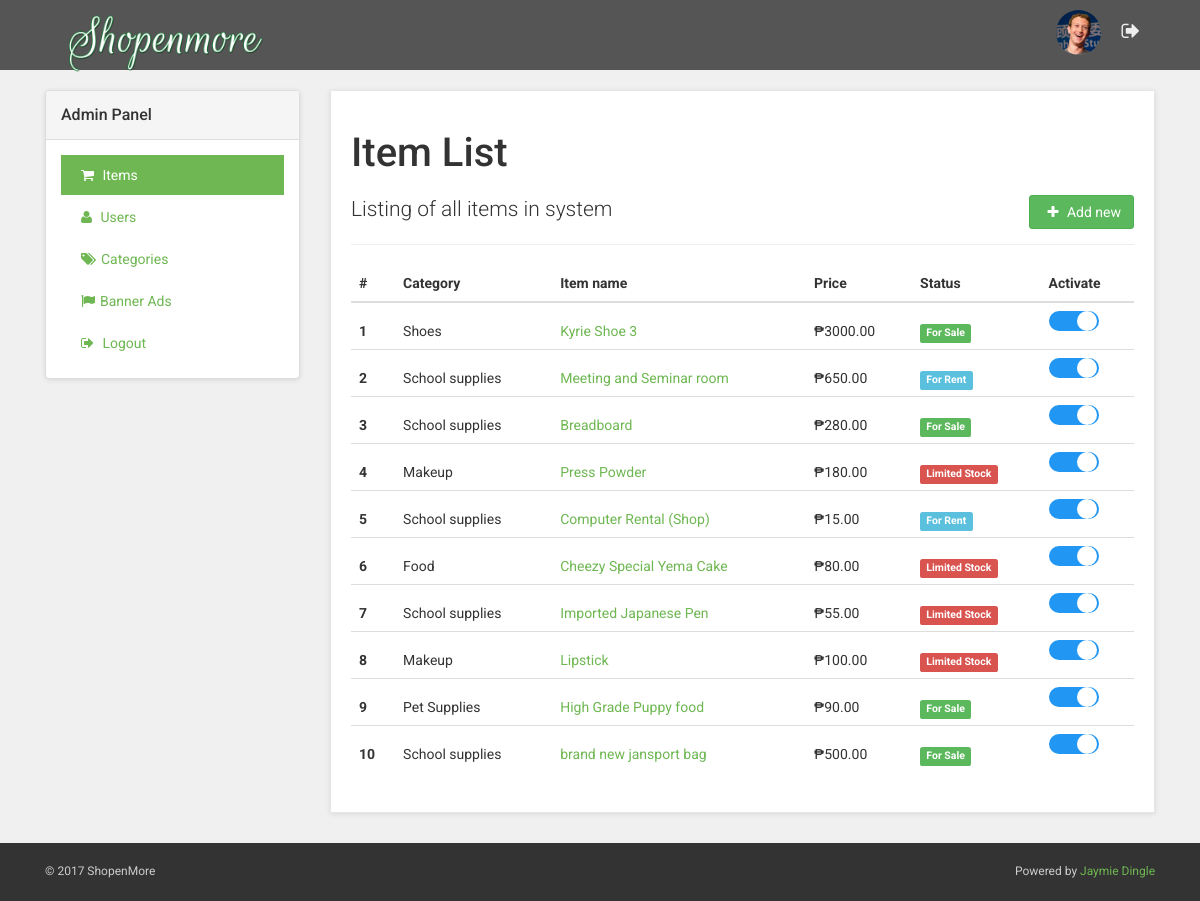
Page /admin/items.php (signed in) on the committed database.
### tables this page shows
CREATE TABLE `tb_user_role` (
  `id` int(11) NOT NULL,
  `name` varchar(50) NOT NULL,
  `theme` varchar(12) NOT NULL
);

CREATE TABLE `tb_items` (
  `id` int(11) NOT NULL,
  `user_id` int(11) NOT NULL,
  `item_category_id` int(11) NOT NULL,
  `name` varchar(100) NOT NULL,
  `price` double NOT NULL,
  `description` text NOT NULL,
  `date_posted` timestamp NOT NULL DEFAULT CURRENT_TIMESTAMP,
  `item_status_id` int(1) NOT NULL DEFAULT '0',
  `image_url` text NOT NULL,
  `is_active` tinyint(1) NOT NULL DEFAULT '1'
);

CREATE TABLE `tb_item_category` (
  `id` int(11) NOT NULL,
  `name` varchar(100) NOT NULL,
  `theme` text NOT NULL,
  `image_url` text NOT NULL,
  `is_active` tinyint(1) NOT NULL DEFAULT '1'
);

CREATE TABLE `tb_item_status` (
  `id` int(11) NOT NULL,
  `name` varchar(50) NOT NULL,
  `theme` text NOT NULL
);

CREATE TABLE `tb_site_info` (
  `id` int(11) NOT NULL,
  `title` varchar(50) NOT NULL,
  `tagline` text NOT NULL
);

### libs/meekrodb.2.3.class.php (called while the page is built, shortened)
<?php
class DB {
  protected static $mdb = null;
  public static function getMDB() {
    $mdb = DB::$mdb;
    if ($mdb === null) {
      $mdb = DB::$mdb = new MeekroDB();
    }
    $db_class_vars = get_class_vars('DB');
    return $mdb;
  }
  public static function query() { $args = func_get_args(); return call_user_func_array(array(DB::getMDB(), 'query'), $args); }
  public static function queryFirstRow() { $args = func_get_args(); return call_user_func_array(array(DB::getMDB(), 'queryFirstRow'), $args); }
  public static function queryFullColumns() { $args = func_get_args(); return call_user_func_array(array(DB::getMDB(), 'queryFullColumns'), $args); }
  public static function queryOneField() { $args = func_get_args(); return call_user_func_array(array(DB::getMDB(), 'queryOneField'), $args); }
}
class MeekroDB {
  public $dbName = '';
  public $user = '';
  public $password = '';
  public $host = 'localhost';
  public $port = null;
  public $encoding = 'latin1';
  public $param_char = '%';
  public $named_param_seperator = '_';
  public $connect_options = array(MYSQLI_OPT_CONNECT_TIMEOUT => 30);
  public $internal_mysql = null;
  public function __construct($host=null, $user=null, $password=null, $dbName=null, $port=null, $encoding=null) {
    if ($host === null) $host = DB::$host;
    if ($user === null) $user = DB::$user;
    if ($password === null) $password = DB::$password;
    if ($dbName === null) $dbName = DB::$dbName;
    if ($port === null) $port = DB::$port;
    if ($encoding === null) $encoding = DB::$encoding;
    $this->host = $host;
    $this->user = $user;
    $this->password = $password;
    $this->dbName = $dbName;
    $this->port = $port;
    $this->encoding = $encoding;
  }
  public function get() {
    $mysql = $this->internal_mysql;
    if (!($mysql instanceof MySQLi)) {
      if (! $this->port) $this->port = ini_get('mysqli.default_port');
      $mysql = new mysqli();
      foreach ($this->connect_options as $key => $value) {
        $mysql->options($key, $value);
      }
      $mysql->set_charset($this->encoding);
      $this->internal_mysql = $mysql;
    }
    return $mysql;
  }
  protected function preparseQueryParams() {
    $args = func_get_args();
    $sql = trim(strval(array_shift($args)));
    $args_all = $args;
    if (count($args_all) == 0) return array($sql);
    $param_char_length = strlen($this->param_char);
    $named_seperator_length = strlen($this->named_param_seperator);
    $types = array(
      $this->param_char . 'll',
      $this->param_char . 'ls',
      $this->param_char . 'l',
      $this->param_char . 'li',
      $this->param_char . 'ld',
      $this->param_char . 'lb',
      $this->param_char . 'lt',
      $this->param_char . 's',
      $this->param_char . 'i',
      $this->param_char . 'd',
      $this->param_char . 'b',
      $this->param_char . 't',
      $this->param_char . '?',
      $this->param_char . 'ss'
    );
    $posList = array();
    foreach ($types as $type) {
      $lastPos = 0;
      while (($pos = strpos($sql, $type, $lastPos)) !== false) {
        $lastPos = $pos + 1;
        $posList[$pos] = $type;
      }
    }
    ksort($posList);
    $chunkyQuery = array();
    $pos_adj = 0;
    foreach ($posList as $pos => $type) {
      $type = substr($type, $param_char_length);
      $length_type = strlen($type) + $param_char_length;
      $new_pos = $pos + $pos_adj;
      $new_pos_back = $new_pos + $length_type;
      $arg_number_length = 0;
      if ($arg_number_length = strspn($sql, '0123456789', $new_pos_back)) {
        $arg_number = substr($sql, $new_pos_back, $arg_number_length);
        if (! array_key_exists($arg_number, $args_all)) $this->nonSQLError("Non existent argument reference (arg $arg_number): $sql");
        $arg = $args_all[$arg_number];
      } else {
        $arg = array_shift($args);
      }
      if ($new_pos > 0) $chunkyQuery[] = substr($sql, 0, $new_pos);
      if (is_object($arg) && ($arg instanceof WhereClause)) {
        list($clause_sql, $clause_args) = $arg->textAndArgs();
        array_unshift($clause_args, $clause_sql);
        $preparsed_sql = call_user_func_array(array($this, 'preparseQueryParams'), $clause_args);
        $chunkyQuery = array_merge($chunkyQuery, $preparsed_sql);
      } else {
        $chunkyQuery[] = array('type' => $type, 'value' => $arg);
      }
      $sql = substr($sql, $new_pos_back + $arg_number_length);
      $pos_adj -= $new_pos_back + $arg_number_length;
    }
    return $chunkyQuery;
  }
  protected function escape($str) { return "'" . $this->get()->real_escape_string(strval($str)) . "'"; }
  protected function parseQueryParams() {
    $args = func_get_args();
    $chunkyQuery = call_user_func_array(array($this, 'preparseQueryParams'), $args);
    $query = '';
    $array_types = array('ls', 'li', 'ld', 'lb', 'll', 'lt');
    foreach ($chunkyQuery as $chunk) {
      if (is_string($chunk)) {
        $query .= $chunk;
        continue;
      }
      $type = $chunk['type'];
      $arg = $chunk['value'];
      $result = '';
      if ($type != '?') {
        $is_array_type = in_array($type, $array_types, true);
      }
      if ($type == 's') $result = $this->escape($arg);
      $query .= $result;
    }
    return $query;
  }
  protected function prependCall($function, $args, $prepend) { array_unshift($args, $prepend); return call_user_func_array($function, $args); }
  public function query() { $args = func_get_args(); return $this->prependCall(array($this, 'queryHelper'), $args, 'assoc'); }
  public function queryFullColumns() { $args = func_get_args(); return $this->prependCall(array($this, 'queryHelper'), $args, 'full'); }
  protected function queryHelper() {
    $args = func_get_args();
    $type = array_shift($args);
    $db = $this->get();
    $is_buffered = true;
    $row_type = 'assoc';
    $full_names = false;
    switch ($type) {
      case 'assoc':
        break;
      case 'full':
        $row_type = 'list';
        $full_names = true;
        break;
    }
    $sql = call_user_func_array(array($this, 'parseQueryParams'), $args);
    $result = $db->query($sql, $is_buffered ? MYSQLI_STORE_RESULT : MYSQLI_USE_RESULT);
    $return = array();
    if ($full_names) {
      $infos = array();
      foreach ($result->fetch_fields() as $info) {
        if (strlen($info->table)) $infos[] = $info->table . '.' . $info->name;
        else $infos[] = $info->name;
      }
    }
    while ($row = ($row_type == 'assoc' ? $result->fetch_assoc() : $result->fetch_row())) {
      if ($full_names) $row = array_combine($infos, $row);
      $return[] = $row;
    }
    return $return;
  }
  public function queryOneRow() { $args = func_get_args(); return call_user_func_array(array($this, 'queryFirstRow'), $args); }
  public function queryFirstRow() {
    $args = func_get_args();
    $result = call_user_func_array(array($this, 'query'), $args);
    return reset($result);
  }
  public function queryOneField() {
    $args = func_get_args();
    $column = array_shift($args);
    $row = call_user_func_array(array($this, 'queryOneRow'), $args);
    return $row[$column];
  }
}
?>

### admin/items.php (the view, shortened to what this page needs)
<?php include('includes/header.php'); ?>
<?php include('includes/top-bar.php'); ?>
<?php
$profile = $_SESSION['admindata'];
$items = DB::queryFullColumns("SELECT * FROM tb_items
           LEFT JOIN tb_users
           ON tb_items.user_id = tb_users.id
           LEFT JOIN tb_item_category
           ON tb_items.item_category_id = tb_item_category.id
           LEFT JOIN tb_item_status
           ON tb_items.item_status_id = tb_item_status.id");
?>
    <div id="all">
        <div id="content">
            <div class="container">
                <?php include('includes/admin-sidemenu.php'); ?>
                <div class="col-md-9" id="customer-orders">
                    <div class="box">
                        <h1>Item List</h1>
                        <a href="additem.php" class="btn btn-success pull-right"><i class="fa fa-plus" aria-hidden="true"></i> Add new</a>
                        <p class="lead">Listing of all items in system</p>
                        <hr>
                        <div class="table-responsive">
                            <table class="table table-hover">
                                <thead>
                                    <tr>
                                        <th>#</th>
                                        <th>Category</th>
                                        <th>Item name</th>
                                        <th>Price</th>
                                        <th>Status</th>
                                        <th>Activate</th>
                                    </tr>
                                </thead>
                                <tbody>
                                    <?php foreach($items as $key=>$item) { ?>
                                    <tr>
                                        <th><?php echo ($key + 1); ?></th>
                                        <td>
                                            <?php echo $item['tb_item_category.name']; ?>
                                        </td>
                                        <td>
                                            <a href="itemdetail.php?id=<?php echo $item['tb_items.id']; ?>">
                                                <?php echo $item['tb_items.name']; ?>
                                            </a>
                                        </td>
                                        <td>&#8369;<?php echo $item['tb_items.price']; ?>.00</td>
                                        <td><span class="label label-<?php echo $item['tb_item_status.theme']; ?>"><?php echo $item['tb_item_status.name']; ?></span>
                                        </td>
                                        <td>
                                            <label class="switch">
                                              <div class="slider round"></div>
                                            </label>
                                        </td>
                                    </tr>
                                    <?php } ?>
                                </tbody>
                            </table>
                        </div>
                    </div>
                </div>
            </div>
        </div>
    </div>
<?php include('includes/footer.php'); ?>

### admin/includes/admin-sidemenu.php
<div class="col-md-3">
                 <div class="panel panel-default sidebar-menu" >
                     <div class="panel-heading">
                         <h3 class="panel-title"><?php echo DB::queryOneField('name', "SELECT * FROM tb_user_role WHERE id=%s", $profile['user_role_id']); ?> Panel</h3>
                     </div>
                     <div class="panel-body">
                         <ul class="nav nav-pills nav-stacked">
                             <li class="items">
                                 <a href="items.php"><i class="fa fa-shopping-cart"></i> Items</a>
                             </li>
                             <li  class="users">
                                 <a href="users.php"><i class="fa fa-user"></i> Users</a>
                             </li>
                             <li  class="categories">
                                 <a href="categories.php"><i class="fa fa-tags"></i>Categories</a>
                             </li>
                             <li  class="banners">
                                 <a href="banners.php"><i class="fa fa-flag"></i>Banner Ads</a>
                             </li>
                             <li>
                                 <a href="logout.php"><i class="fa fa-sign-out"></i> Logout</a>
                             </li>
                         </ul>
                     </div>
                 </div>
             </div>

### admin/includes/footer.php (shortened to what this page needs)
        <div id="copyright">
            <div class="container">
                <div class="col-md-6">
                    <p class="pull-left">© <?php echo date('Y'); ?> <?php echo $site_data['title']; ?></p>
                </div>
                <div class="col-md-6">
                    <p class="pull-right">Powered by <a href="https://www.linkedin.com/in/jaymie-dingle-946aa3111/" target="_blank">Jaymie Dingle</a>
                    </p>
                </div>
            </div>
        </div>
</body>
</html>

### css/style.green.css (style rules this page uses)
a, button { -webkit-transition: all 0.2s ease-out; -moz-transition: all 0.2s ease-out; transition: all 0.2s ease-out; }
a i.fa, button i.fa { margin: 0 5px; }
p.lead { font-weight: 300; }
h1 { font-weight: 700; font-size: 40px; }
.box { background: #fff; margin: 0 0 30px; border: solid 1px #e6e6e6; -webkit-box-sizing: border-box; -moz-box-sizing: border-box; box-sizing: border-box; padding: 20px; -webkit-box-shadow: 0 1px 5px rgba(0, 0, 0, 0.1); box-shadow: 0 1px 5px rgba(0, 0, 0, 0.1); }
#content .panel.sidebar-menu { -webkit-box-sizing: border-box; -moz-box-sizing: border-box; box-sizing: border-box; -webkit-box-shadow: 0 1px 5px rgba(0, 0, 0, 0.1); box-shadow: 0 1px 5px rgba(0, 0, 0, 0.1); }
#content .panel.sidebar-menu h3 { padding: 5px 0; margin: 0; }
#content #customer-orders table tr th, #content #customer-orders table tr td { vertical-align: baseline; }
#copyright { background: #333; color: #ccc; padding: 20px 0; font-size: 12px; }
#copyright p { margin: 0; }
.nav { margin-bottom: 0; padding-left: 0; list-style: none; }
.nav > li > a { padding: 10px 15px; }
.nav-pills > li > a { border-radius: 0; }
.nav-pills > li.active > a, .nav-pills > li.active > a:hover, .nav-pills > li.active > a:focus { color: #ffffff; background-color: #6eb752; }
body { font-family: "Roboto", Helvetica, Arial, sans-serif; font-size: 14px; line-height: 1.42857143; color: #333333; background-color: #f0f0f0; }
a { color: #6eb752; text-decoration: none; }
hr { margin-top: 20px; margin-bottom: 20px; border: 0; border-top: 1px solid #eeeeee; }
.btn { font-weight: normal; font-family: "Roboto", Helvetica, Arial, sans-serif; padding: 6px 12px; font-size: 14px; line-height: 1.42857143; border-radius: 3px; }
label { font-weight: normal; }
h1, h2, h3, h4, h5, h6, .h1, .h2, .h3, .h4, .h5, .h6 { font-family: inherit; font-weight: 500; line-height: 1.1; color: inherit; }
h1, .h1, h2, .h2, h3, .h3 { margin-top: 20px; margin-bottom: 20px; }
p, ul, ol { margin: 0 0 20px; }
.lead { margin-bottom: 20px; font-size: 16px; }
@media (min-width: 768px) { .lead { font-size: 21px; } }
.switch { position: relative; display: inline-block; width: 50px; height: 20px; }
.slider { position: absolute; cursor: pointer; top: 0; left: 0; right: 0; bottom: 0; background-color: #ccc; -webkit-transition: .4s; transition: .4s; }
.slider:before { position: absolute; content: ""; height: 20px; width: 20px; left: 2px; bottom: 0px; background-color: white; -webkit-transition: .4s; transition: .4s; }
input:checked + .slider { background-color: #2196F3; }
input:checked + .slider:before { -webkit-transform: translateX(26px); -ms-transform: translateX(26px); transform: translateX(26px); }
.slider.round { border-radius: 34px; }
.slider.round:before { border-radius: 50%; }

### rows in the picture
tb_user_role: name "Admin"
tb_items: item_category.name "Shoes", name "Kyrie Shoe 3", price "3000", item_status.name "For Sale"
tb_items: item_category.name "School supplies", name "Meeting and Seminar room", price "650", item_status.name "For Rent"
tb_items: item_category.name "School supplies", name "Breadboard", price "280", item_status.name "For Sale"
tb_items: item_category.name "Makeup", name "Press Powder", price "180", item_status.name "Limited Stock"
tb_items: item_category.name "School supplies", name "Computer Rental (Shop)", price "15", item_status.name "For Rent"
tb_items: item_category.name "Food", name "Cheezy Special Yema Cake", price "80", item_status.name "Limited Stock"
tb_items: item_category.name "School supplies", name "Imported Japanese Pen", price "55", item_status.name "Limited Stock"
tb_items: item_category.name "Makeup", name "Lipstick", price "100", item_status.name "Limited Stock"
tb_items: item_category.name "Pet Supplies", name "High Grade Puppy food", price "90", item_status.name "For Sale"
tb_items: item_category.name "School supplies", name "brand new jansport bag", price "500", item_status.name "For Sale"
tb_site_info: title "ShopenMore"
